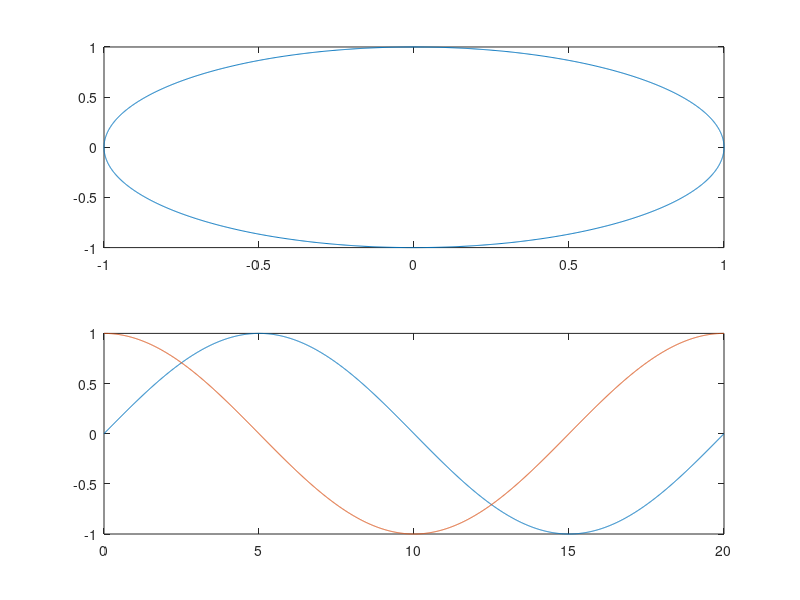

Here is the MATLAB script that generated this plot: (Note: this script raises an error after producing the figure.)
clear; close all; clc;
F_r= false;
C = false;
T = 0:20/1999:20;
T_FP = normrnd(17,0.5);
T_fr = rand();
F_r = true;
fprintf("Print enabled")




if F_r == true
    a = 0;
    b = 1;
    c = 1;
   
    r = ones(1,length(T))*normrnd(0,1.5);
    xr = b *cos(2*pi()*T/20);
    yr = c *sin(2*pi()*T/20);
    figure
    subplot(2,1,1)
    plot(yr,xr)
    subplot(2,1,2)
    plot(T,yr,T,xr)
    fprintf("Print succesful"\n)
    T_eq = ones(1,length(T))*210;

T_noz = T_eq - exp(-T/10).*r.*cos(-pi()*T);
end    
